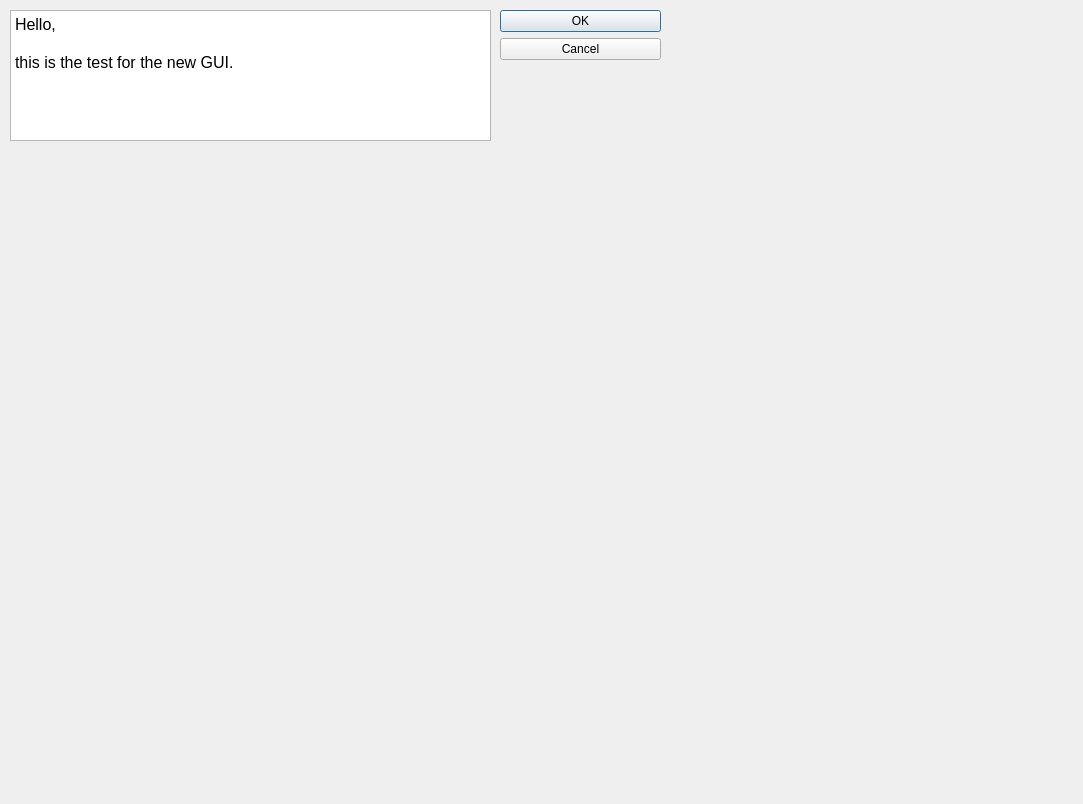
<?xml version="1.0" encoding="UTF-8"?>
<ui version="4.0">
 <class>Dialog</class>
 <widget class="QDialog" name="Dialog">
  <property name="geometry">
   <rect>
    <x>0</x>
    <y>0</y>
    <width>1083</width>
    <height>804</height>
   </rect>
  </property>
  <property name="windowTitle">
   <string>Dialog</string>
  </property>
  <widget class="QDialogButtonBox" name="buttonBox">
   <property name="geometry">
    <rect>
     <x>500</x>
     <y>10</y>
     <width>161</width>
     <height>131</height>
    </rect>
   </property>
   <property name="orientation">
    <enum>Qt::Vertical</enum>
   </property>
   <property name="standardButtons">
    <set>QDialogButtonBox::Cancel|QDialogButtonBox::Ok</set>
   </property>
  </widget>
  <widget class="QTextBrowser" name="textBrowser">
   <property name="geometry">
    <rect>
     <x>10</x>
     <y>10</y>
     <width>481</width>
     <height>131</height>
    </rect>
   </property>
   <property name="html">
    <string>&lt;!DOCTYPE HTML PUBLIC &quot;-//W3C//DTD HTML 4.0//EN&quot; &quot;http://www.w3.org/TR/REC-html40/strict.dtd&quot;&gt;
&lt;html&gt;&lt;head&gt;&lt;meta name=&quot;qrichtext&quot; content=&quot;1&quot; /&gt;&lt;style type=&quot;text/css&quot;&gt;
p, li { white-space: pre-wrap; }
&lt;/style&gt;&lt;/head&gt;&lt;body style=&quot; font-family:'MS Shell Dlg 2'; font-size:8pt; font-weight:400; font-style:normal;&quot;&gt;
&lt;p style=&quot; margin-top:0px; margin-bottom:0px; margin-left:0px; margin-right:0px; -qt-block-indent:0; text-indent:0px;&quot;&gt;&lt;span style=&quot; font-size:12pt;&quot;&gt;Hello, &lt;/span&gt;&lt;/p&gt;
&lt;p style=&quot;-qt-paragraph-type:empty; margin-top:0px; margin-bottom:0px; margin-left:0px; margin-right:0px; -qt-block-indent:0; text-indent:0px; font-size:12pt;&quot;&gt;&lt;br /&gt;&lt;/p&gt;
&lt;p style=&quot; margin-top:0px; margin-bottom:0px; margin-left:0px; margin-right:0px; -qt-block-indent:0; text-indent:0px;&quot;&gt;&lt;span style=&quot; font-size:12pt;&quot;&gt;this is the test for the new GUI. &lt;/span&gt;&lt;/p&gt;&lt;/body&gt;&lt;/html&gt;</string>
   </property>
  </widget>
 </widget>
 <resources/>
 <connections>
  <connection>
   <sender>buttonBox</sender>
   <signal>accepted()</signal>
   <receiver>Dialog</receiver>
   <slot>accept()</slot>
   <hints>
    <hint type="sourcelabel">
     <x>248</x>
     <y>254</y>
    </hint>
    <hint type="destinationlabel">
     <x>157</x>
     <y>274</y>
    </hint>
   </hints>
  </connection>
  <connection>
   <sender>buttonBox</sender>
   <signal>rejected()</signal>
   <receiver>Dialog</receiver>
   <slot>reject()</slot>
   <hints>
    <hint type="sourcelabel">
     <x>316</x>
     <y>260</y>
    </hint>
    <hint type="destinationlabel">
     <x>286</x>
     <y>274</y>
    </hint>
   </hints>
  </connection>
 </connections>
</ui>
